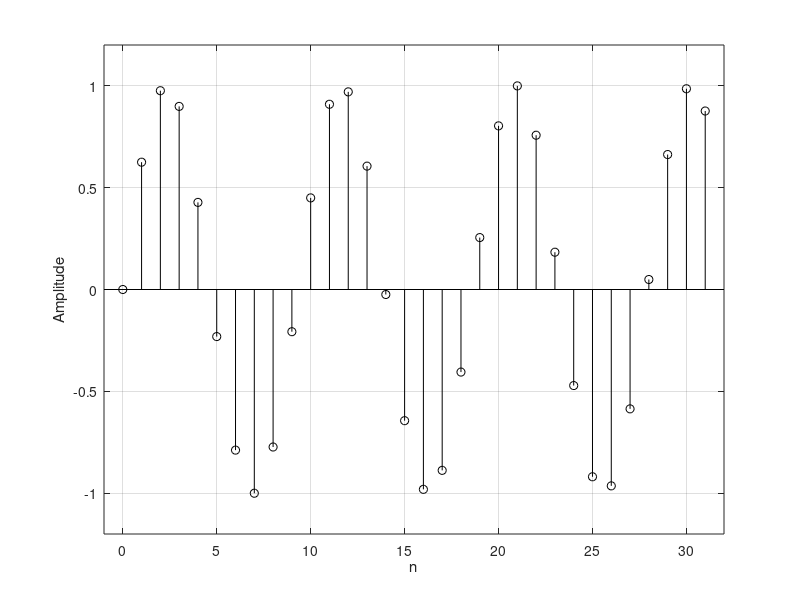

MATLAB code to generate this figure:
a = 1;
f = 220;
Fs = 2048;
w = 2*pi*f;

N = 32;
n = [0:N-1];

x = a*sin(w*n/Fs);
mfft = fft(x);
mifft = ifft(mfft);
k = Fs/N*n;
figure;
stem(n,mifft,'k');
grid on;
axis([-1 N -(a+0.2) (a+0.2)]);
ylabel('Amplitude');
xlabel('n');
print(gcf,'-depsc2','ex17.eps');

